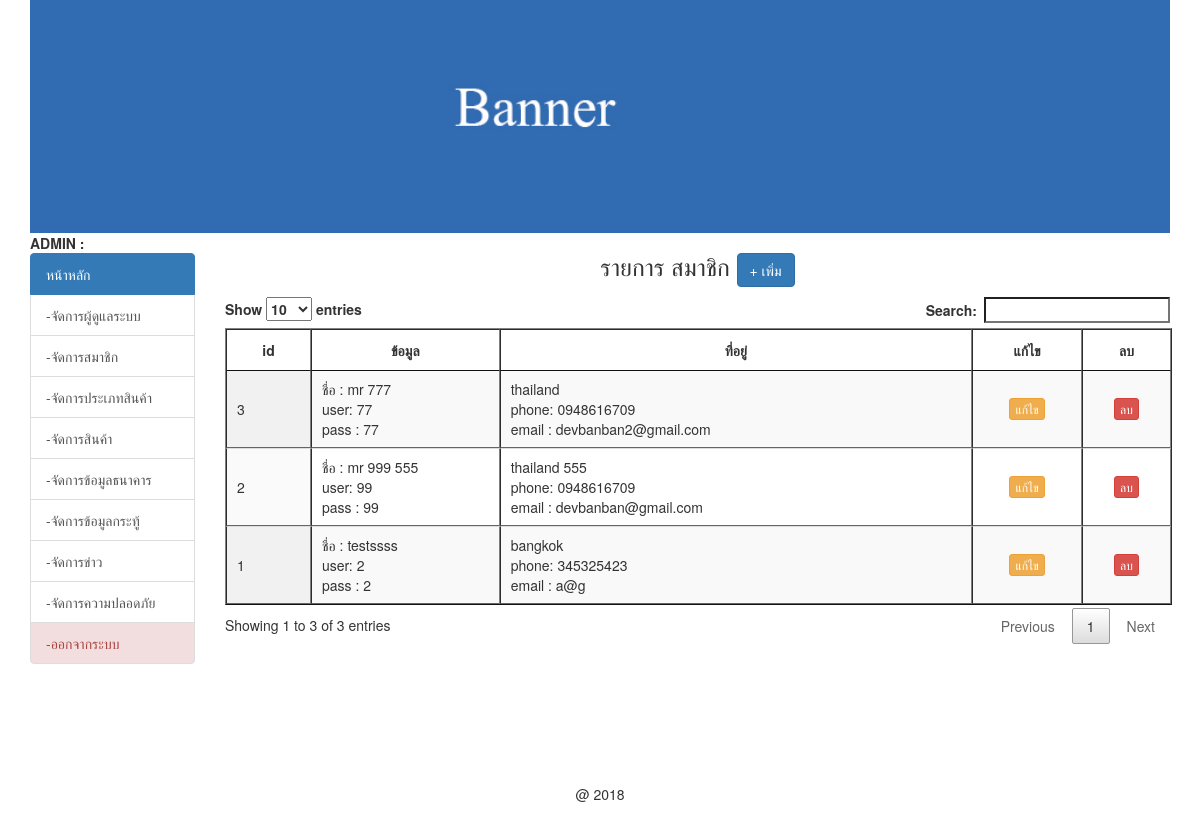
The page /backend/list_member.php (signed in) on the database its author committed.
### tables this page shows
CREATE TABLE `tbl_member` (
  `mem_id` int(8) NOT NULL auto_increment,
  `mem_name` varchar(50) NOT NULL,
  `mem_address` varchar(255) NOT NULL,
  `mem_tel` varchar(10) NOT NULL,
  `mem_username` varchar(20) NOT NULL,
  `mem_password` varchar(20) NOT NULL,
  `mem_email` varchar(20) NOT NULL,
  `dateinsert` timestamp NOT NULL default CURRENT_TIMESTAMP,
  PRIMARY KEY  (`mem_id`)
);

### backend/list_member.php (the view, shortened to what this page needs)
<?php require_once('../Connections/condb.php'); ?>
<?php
$query_listadmin = "SELECT * FROM tbl_member ORDER BY mem_id ASC";
$listadmin = mysql_query($query_listadmin, $condb) or die(mysql_error());
$row_listadmin = mysql_fetch_assoc($listadmin);
$totalRows_listadmin = mysql_num_rows($listadmin);
?>
<!DOCTYPE html>
<html lang="en">
  <head>
	<?php include('h.php');?>
    <?php include('datatable.php');?>
  </head>
  <body>
  <div class="container">
  <div class="row">
         <?php include('banner.php');?>
   </div>
  	<div class="row">
    	<div class="col-md-2">
        <b>  ADMIN : <?php include('mm.php');?> </b>
        <br>
        <?php include('menu.php');?>
      </div>
        <div class="col-md-10">
        <h3 align="center"> รายการ สมาชิก  <a href="add_member.php" class="btn btn-primary"> + เพิ่ม </a> </h3>
          <table id="example" class="display" cellspacing="0" border="1">
		<thead>
            <tr align="center">
              <th>id</th>
              <th width="20%">ข้อมูล</th>
              <th width="50%">ที่อยู่</th>
              <th>แก้ไข </th>
              <th>ลบ</th>
            </tr>
        </thead>
        <?php if($totalRows_listadmin>0){?>
            <?php do { ?>
              <tr>
                <td><?php echo $row_listadmin['mem_id']; ?></td>
                <td>
                ชื่อ :  <?php echo $row_listadmin['mem_name']; ?> <br>
                user: <?php echo $row_listadmin['mem_username']; ?> <br>
                pass : <?php echo $row_listadmin['mem_password']; ?>
                </td>
                <td>
				<?php echo $row_listadmin['mem_address']; ?> <br>
                phone:  <?php echo $row_listadmin['mem_tel']; ?><br>
                email : <?php echo $row_listadmin['mem_email']; ?>
                </td>
                <td><center> <a href="edit_member.php?mem_id=<?php echo $row_listadmin['mem_id'];?>" class="btn btn-warning btn-xs"> แก้ไข </a> </center> </td>
                <td><center> <a href="del_member.php?mem_id=<?php echo $row_listadmin['mem_id'];?>" onClick="return confirm('ยืนยันการลบ');" class="btn btn-danger btn-xs"> ลบ </a> </center> </td>
              </tr>
              <?php } while ($row_listadmin = mysql_fetch_assoc($listadmin)); ?>
              <?php } ?>
          </table>
        </div>
    </div>
 </div>
  </body>
</html>
<?php  include('f.php');?>

### css/style.css (style rules this page uses)
th { text-align:center; }

### rows shown on the page
tbl_member: mem_id "1", mem_name "testssss", mem_username "2", mem_password "2", mem_address "bangkok", mem_tel "345325423", mem_email "a@g"
tbl_member: mem_id "2", mem_name "mr 999 555", mem_username "99", mem_password "99", mem_address "thailand 555", mem_tel "0948616709", mem_email "devbanban@gmail.com"
tbl_member: mem_id "3", mem_name "mr 777", mem_username "77", mem_password "77", mem_address "thailand", mem_tel "0948616709", mem_email "devbanban2@gmail.com"
